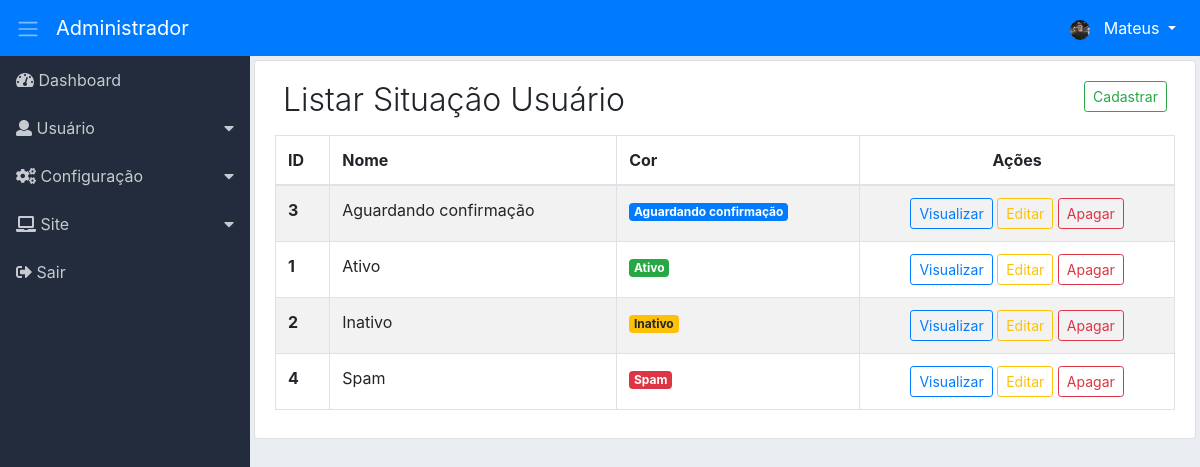
/adm/situacao-user/listar (signed in), run on the app's committed database.
### tables this page shows
CREATE TABLE `adms_nivacs_pgs` (
  `id` int(11) NOT NULL,
  `permissao` int(11) NOT NULL,
  `ordem` int(11) NOT NULL,
  `dropdown` int(11) NOT NULL DEFAULT 2,
  `lib_menu` int(11) NOT NULL DEFAULT 2,
  `adms_menu_id` int(11) NOT NULL DEFAULT 4,
  `adms_niveis_acesso_id` int(11) NOT NULL,
  `adms_pagina_id` int(11) NOT NULL,
  `created` datetime NOT NULL,
  `modified` datetime DEFAULT NULL
);

CREATE TABLE `adms_menus` (
  `id` int(11) NOT NULL,
  `nome` varchar(220) NOT NULL,
  `icone` varchar(40) NOT NULL,
  `ordem` int(11) NOT NULL,
  `adms_sit_id` int(11) NOT NULL,
  `created` datetime NOT NULL,
  `modified` datetime DEFAULT NULL
);

CREATE TABLE `adms_sits_usuarios` (
  `id` int(11) NOT NULL,
  `nome` varchar(220) NOT NULL,
  `adms_cor_id` int(11) NOT NULL,
  `created` datetime NOT NULL,
  `modified` datetime DEFAULT NULL
);

### adm/app/adms/Controllers/SituacaoUser.php (called while the page is built, shortened)
<?php
class SituacaoUser
{
    private $Dados;
    public function listar($PageId = null)
    {
        $this->PageId = (int) $PageId ? $PageId : 1;
        $botao = ['cad_sit' => ['menu_controller' => 'cadastrar-sit-user', 'menu_metodo' => 'cad-sit-user'],
            'vis_sit' => ['menu_controller' => 'ver-sit-user', 'menu_metodo' => 'ver-sit-user'],
            'edit_sit' => ['menu_controller' => 'editar-sit-user', 'menu_metodo' => 'edit-sit-user'],
            'del_sit' => ['menu_controller' => 'apagar-sit-user', 'menu_metodo' => 'apagar-sit-user']];
        $listarBotao = new \App\adms\Models\AdmsBotao();
        $this->Dados['botao'] = $listarBotao->valBotao($botao);
        $listarMenu = new \App\adms\Models\AdmsMenu();
        $this->Dados['menu'] = $listarMenu->itemMenu();
        $listarSitUser = new \App\adms\Models\AdmsListarSitUser();
        $this->Dados['listSitUser'] = $listarSitUser->listarSitUser($this->PageId);
        $this->Dados['paginacao'] = $listarSitUser->getResultadoPg();
        $carregarView = new \Core\ConfigView("adms/Views/situacaoUser/listarSitUser", $this->Dados);
        $carregarView->renderizar();
    }
}

### adm/app/adms/Models/helper/AdmsRead.php (called while the page is built, shortened)
<?php
class AdmsRead extends AdmsConn
{
    private $Select;
    private $Values;
    private $Resultado;
    private $Query;
    function getResultado()
    {
        return $this->Resultado;
    }
    public function fullRead($Query, $ParseString = null)
    {
        $this->Select = (string) $Query;
        if (!empty($ParseString)) {
            parse_str($ParseString, $this->Values);
        }
        $this->exeInstrucao();
    }
    private function exeInstrucao()
    {
        $this->conexao();
        try {
            $this->getIntrucao();
            $this->Query->execute();
            $this->Resultado = $this->Query->fetchAll();
        } catch (Exception $ex) {
            $this->Resultado = null;
        }
    }
    private function conexao()
    {
        $this->Conn = parent::getConn();
        $this->Query = $this->Conn->prepare($this->Select);
        $this->Query->setFetchMode(PDO::FETCH_ASSOC);
    }
    private function getIntrucao()
    {
        if ($this->Values) {
            foreach ($this->Values as $Link => $Valor) {
                if ($Link == 'limit' || $Link == 'offset') {
                    $Valor = (int) $Valor;
                }
                $this->Query->bindValue(":{$Link}", $Valor, (is_int($Valor) ? PDO::PARAM_INT : PDO::PARAM_STR));
            }
        }
    }
}

### adm/app/adms/Models/helper/AdmsConn.php (called while the page is built, shortened)
<?php
class AdmsConn
{
    public static $Host = HOST;
    public static $User = USER;
    public static $Pass = PASS;
    public static $Dbname = DBNAME;
    private static $Connect = null;
    private static function conectar()
    {
        try {
            if(self::$Connect == null){
                self::$Connect = new PDO('mysql:host=' . self::$Host . ';dbname=' . self::$Dbname, self::$User, self::$Pass);
            }
        } catch (Exception $exc) {
            echo 'mensagem: ' . $exc->getMessage();
            die;
        }
        return self::$Connect;
    }
    public function getConn()
    {
        return self::conectar();
    }
}

### adm/app/adms/Models/AdmsMenu.php (called while the page is built, shortened)
<?php
class AdmsMenu
{
    public function itemMenu()
    {
        $listItemMenu = new \App\adms\Models\helper\AdmsRead();
        $listItemMenu->fullRead("SELECT nivpg.dropdown,
                men.id id_men, men.nome nome_men, men.icone icone_men,
                pg.id id_pg, pg.menu_controller, pg.menu_metodo, pg.nome_pagina, pg.icone icone_pg
                FROM adms_nivacs_pgs nivpg
                INNER JOIN adms_menus men ON men.id=nivpg.adms_menu_id
                INNER JOIN adms_paginas pg ON pg.id=nivpg.adms_pagina_id
                WHERE nivpg.adms_niveis_acesso_id =:adms_niveis_acesso_id
                AND nivpg.permissao =:permissao
                AND nivpg.lib_menu =:lib_menu
                ORDER BY men.ordem, nivpg.ordem ASC", "adms_niveis_acesso_id=".$_SESSION['adms_niveis_acesso_id']."&permissao=1&lib_menu=1");
        $this->Resultado = $listItemMenu->getResultado();
        return $this->Resultado;
    }
}

### adm/app/adms/Models/AdmsListarSitUser.php (called while the page is built, shortened)
<?php
class AdmsListarSitUser
{
    private $LimiteResultado = 40;
    public function listarSitUser($PageId = null)
    {
        $this->PageId = (int) $PageId;
        $paginacao = new \App\adms\Models\helper\AdmsPaginacao(URLADM . 'situacao-user/listar');
        $paginacao->condicao($this->PageId, $this->LimiteResultado);
        $paginacao->paginacao("SELECT COUNT(id) AS num_result FROM adms_sits_usuarios");
        $listarSitUser = new \App\adms\Models\helper\AdmsRead();
        $listarSitUser->fullRead("SELECT sit.*,
                cr.cor cor_cr
                FROM adms_sits_usuarios sit
                INNER JOIN adms_cors cr ON cr.id=sit.adms_cor_id
                ORDER BY sit.nome ASC LIMIT :limit OFFSET :offset", "limit={$this->LimiteResultado}&offset={$paginacao->getOffset()}");
        $this->Resultado = $listarSitUser->getResultado();
        return $this->Resultado;
    }
}

### adm/app/adms/Models/helper/AdmsPaginacao.php (called while the page is built, shortened)
<?php
class AdmsPaginacao
{
    private $LimiteResultado;
    private $Offset;
    private $Resultado;
    function getResultado()
    {
        return $this->Resultado;
    }
    function getOffset()
    {
        return $this->Offset;
    }
    public function condicao($Pagina, $LimiteResultado)
    {
        $this->Pagina = (int) $Pagina ? $Pagina : 1;
        $this->LimiteResultado = (int) $LimiteResultado;
        $this->Offset = ($this->Pagina * $this->LimiteResultado) - $this->LimiteResultado;
    }
    public function paginacao($Query, $ParseString = null)
    {
        $this->Query = (string) $Query;
        $this->ParseString = (string) $ParseString;
        $contar = new \App\adms\Models\helper\AdmsRead();
        $contar->fullRead($this->Query, $this->ParseString);
        $this->ResultBd = $contar->getResultado();
        if ($this->ResultBd[0]['num_result'] > $this->LimiteResultado) {
            $this->instrucaoPaginacao();
        } else {
            $this->Resultado = null;
        }
    }
}

### adm/app/adms/Views/situacaoUser/listarSitUser.php (the view, shortened to what this page needs)
<div class="content p-1">
    <div class="list-group-item">
        <div class="d-flex">
            <div class="mr-auto p-2">
                <h2 class="display-4 titulo">Listar Situação Usuário</h2>
            </div>
            <?php
            if ($this->Dados['botao']['cad_sit']) {
                ?>
                <a href="<?php echo URLADM . 'cadastrar-sit-user/cad-sit-user'; ?>">
                    <div class="p-2">
                        <button class="btn btn-outline-success btn-sm">
                            Cadastrar
                        </button>
                    </div>
                </a>
                <?php
            }
            ?>
        </div>
        <div class="table-responsive">
            <table class="table table-striped table-hover table-bordered">
                <thead>
                    <tr>
                        <th>ID</th>
                        <th>Nome</th>
                        <th class="d-none d-sm-table-cell">Cor</th>
                        <th class="text-center">Ações</th>
                    </tr>
                </thead>
                <tbody>
                    <?php
                    foreach ($this->Dados['listSitUser'] as $sitUser) {
                        extract($sitUser);
                        ?>
                        <tr>
                            <th><?php echo $id; ?></th>
                            <td>
                                <?php echo $nome; ?>
                            </td>
                            <td class="d-none d-lg-table-cell">
                                <span class="badge badge-<?php echo $cor_cr; ?>"><?php echo $nome; ?></span>
                            </td>
                            <td class="text-center">
                                <span class="d-none d-md-block">
                                    <?php
                                    if ($this->Dados['botao']['vis_sit']) {
                                        echo "<a href='" . URLADM . "ver-sit-user/ver-sit-user/$id' class='btn btn-outline-primary btn-sm'>Visualizar</a> ";
                                    }
                                    if ($this->Dados['botao']['edit_sit']) {
                                        echo "<a href='" . URLADM . "editar-sit-user/edit-sit-user/$id' class='btn btn-outline-warning btn-sm'>Editar</a> ";
                                    }
                                    if ($this->Dados['botao']['del_sit']) {
                                        echo "<a href='" . URLADM . "apagar-sit-user/apagar-sit-user/$id' class='btn btn-outline-danger btn-sm' data-confirm='Tem certeza de que deseja excluir o item selecionado?'>Apagar</a> ";
                                    }
                                    ?>
                                </span>
                            </td>
                        </tr>
                        <?php
                    }
                    ?>
                </tbody>
            </table>
        </div>
    </div>
</div>

### adm/app/adms/Views/include/sidebar.php (shortened to what this page needs)
<div class="d-flex">
    <nav class="sidebar">
        <ul class="list-unstyled">
            <?php
            $cont_drop = 0;
            $cont_drop_fech = 0;
            foreach ($this->Dados['menu'] as $menu) {
                extract($menu);
                if ($dropdown == 1) {
                    if ($cont_drop != $id_men) {
                        if (($cont_drop_fech == 1) AND ( $cont_drop != 0)) {
                            echo "</li>";
                            $cont_drop_fech = 0;
                        }
                        echo "<li>";
                        echo "<a href='#submenu" . $id_men . "' data-toggle='collapse'>";
                        echo "<i class='" . $icone_men . "'></i> " . $nome_men;
                        echo "</a>";
                        $cont_drop = $id_men;
                    }
                    $cont_drop_fech = 1;
                } else {
                    if ($cont_drop_fech == 1) {
                        echo "</li>";
                        $cont_drop_fech = 0;
                    }
                    echo "<li><a href='" . URLADM . $menu_controller . "/" . $menu_metodo . "'><i class='" . $icone_men . "'></i> " . $nome_men . "</a></li>";
                }
            }
            ?>
        </ul>
    </nav>

### adm/assets/css/dashboard.css (style rules this page uses)
body { background-color: #eaeef3; }
.sidebar { background-color: #222c3c; min-width: 250px; max-width: 250px; min-height: calc(100vh - 56px); transition: all 0.3s; }
.sidebar ul li a { display: block; padding: 0.75rem 1rem; color: #c7cace; text-decoration: none; }
.sidebar [data-toggle="collapse"] { position: relative; }
.sidebar [data-toggle="collapse"]:before { content: "\f0d7"; font-family: "Font Awesome 5 Free"; font-weight: 900; position: absolute; right: 1rem; }
.content { width: 100%; }
.titulo { font-size: 2.0rem !important; }

### data on the page
adms_nivacs_pgs: adms_menu.nome "Dashboard"
adms_nivacs_pgs: adms_menu.nome "Usuário"
adms_nivacs_pgs: adms_menu.nome "Configuração"
adms_nivacs_pgs: adms_menu.nome "Site"
adms_nivacs_pgs: adms_menu.nome "Sair"
adms_sits_usuarios: id "3", nome "Aguardando confirmação"
adms_sits_usuarios: id "1", nome "Ativo"
adms_sits_usuarios: id "2", nome "Inativo"
adms_sits_usuarios: id "4", nome "Spam"

### other printed values
$prim_nome "Mateus"
